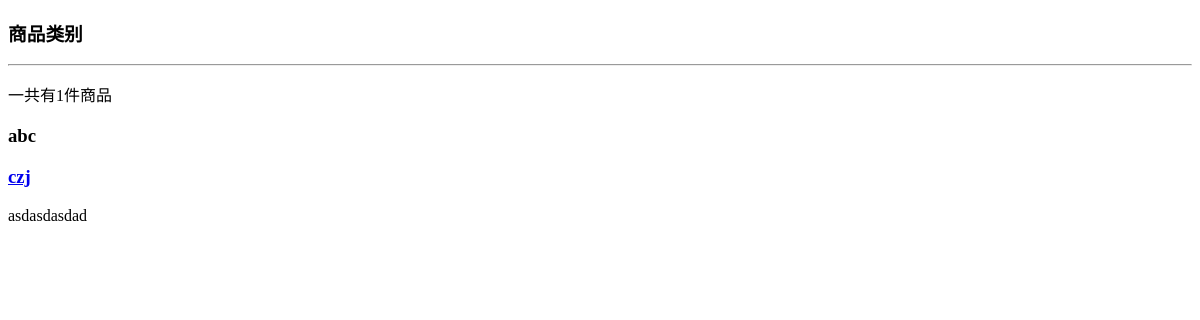
The app's page /item/type/2, older data.
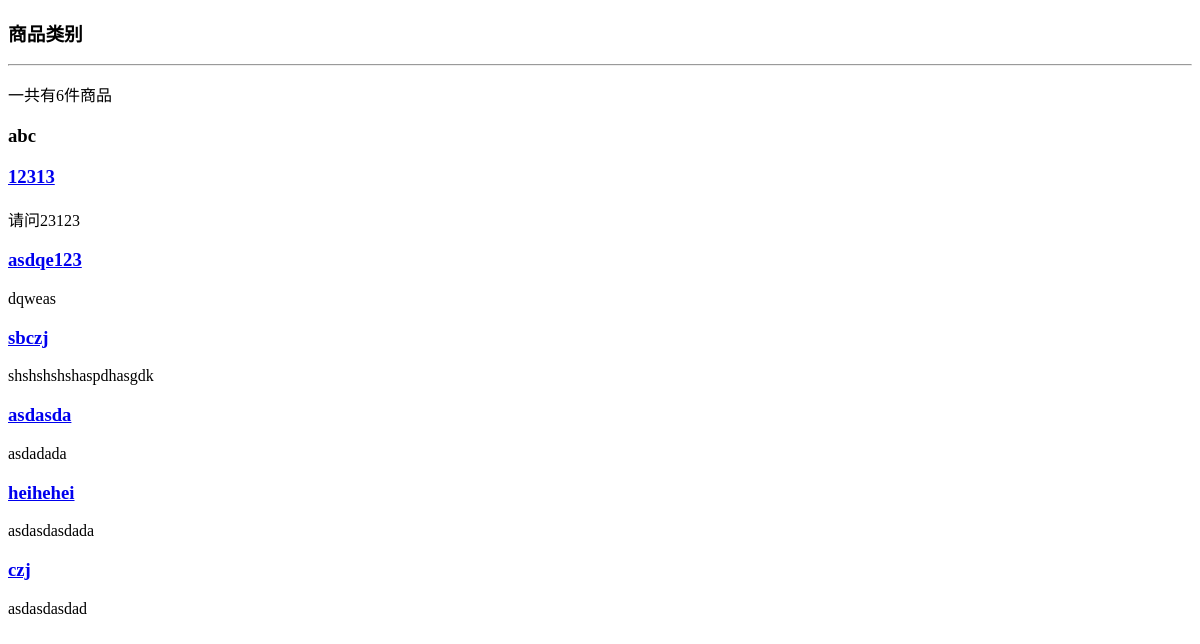
The same page, newer data.
### item/models.py (models this page shows, shortened)
class Item(models.Model,ReadNumExpandMethod):
    title = models.CharField (max_length = 10)
    content =RichTextUploadingField(blank = True)
    item_type = models.ForeignKey (ItemType,on_delete= models.DO_NOTHING,blank =True)
    author  = models.ForeignKey (User,on_delete=models.DO_NOTHING)
    created_time = models.DateTimeField (auto_now_add= True)
    last_updated_time = models.DateTimeField (auto_now= True)
    price = models.FloatField(default = 0,blank =True)
    read_details = GenericRelation(ReadDetail)
    class Meta:
        ordering = ['-created_time']

### item/views.py (the view)
# urls.py: path("type/<int:items_type_pk>",views.items_with_type,name = 'items_with_type'),
def items_with_type(request, items_type_pk):
    item_type = get_object_or_404(ItemType, pk=items_type_pk)
    items_all_list = Item.objects.filter(item_type=item_type)  # 全部商品
    context = get_item_list_common_date(items_all_list, request)
    context['item_type'] = item_type
    return render(request, 'item/items_with_type.html', context)

### login_register/context_processor.py (called while the page is built)
def login_forms(request):
    user = Login_User()
    return {'login_user' : user}

def create_forms(request):
    user = Create_User()
    return {'create_user' : user}

def user_name(request):
    if request.session.get('login'):
        username = request.session['login']
    else: username = 0;
    return {'user_name' : username}

### item/templates/item/items_with_type.html (shortened to what this page needs)
<!DOCTYPE html>
<html lang="en">
<head>
</head>
<body>
    <div>
        <h3>商品类别</h3>
    </div>
    <hr>
      <p>一共有{{ page_of_items.paginator.count }}件商品</p>
    <h3>{{ item_type.type_name }}</h3>
        {% for item in items %}
            <a href = {%  url 'item_detail' item.pk %}>
            <h3>{{ item.title }}</h3>
            </a>
        <p>{{ item.content|striptags|truncatechars:20 }}</p>
        {% endfor  %}
</body>
</html>

Row changes from the older to the newer data that the page shows:
added Item: title "12313", content "请问23123"
added Item: title "asdqe123", content "dqweas"
added Item: title "sbczj", content "shshshshshaspdhasgdk"
now on this page (row edited): Item: title "asdasda", content "asdadada"
now on this page (row edited): Item: title "heihehei", content "asdasdasdada"
Text that changed along with them:
{{ page_of_items.paginator.count }}: "1" → "6"
